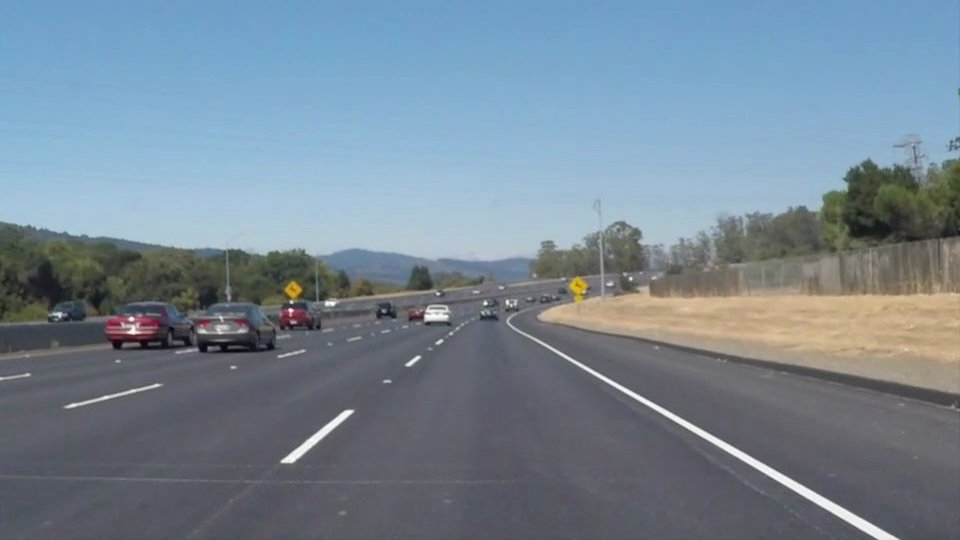
#> input picture M6 - Computer Vision/D10/test_images/solidWhiteCurve.jpg, 960 x 540 px
$ python 'test - Longer view frame.py'
#> lines starting #> are read from the running program, lines starting #| are printed output that depends on the picture; after the words box and inside, x2 and y2 are one past the last pixel; in counts of white or black regions, pixels touching at a corner belong together
import cv2
import numpy as np

path = '/solidWhiteCurve.jpg'

GREEN = (0, 255, 0)
kernel = np.ones((3, 3), np.uint8)

def get_image(path):
#> called with path = '/solidWhiteCurve.jpg'
    image_dir = 'test_images'
    image = cv2.imread(image_dir + path)
#> image is the input picture: shape (540, 960, 3); mean B, G, R 148.1, 134.5, 118.5
    return image

test_image = get_image(path)
test_image_copy = test_image.copy()

blurred = cv2.GaussianBlur(test_image, (3, 3), 1)

width = test_image_copy[:, 280:750]

gray_image = cv2.cvtColor(blurred, cv2.COLOR_BGR2GRAY)
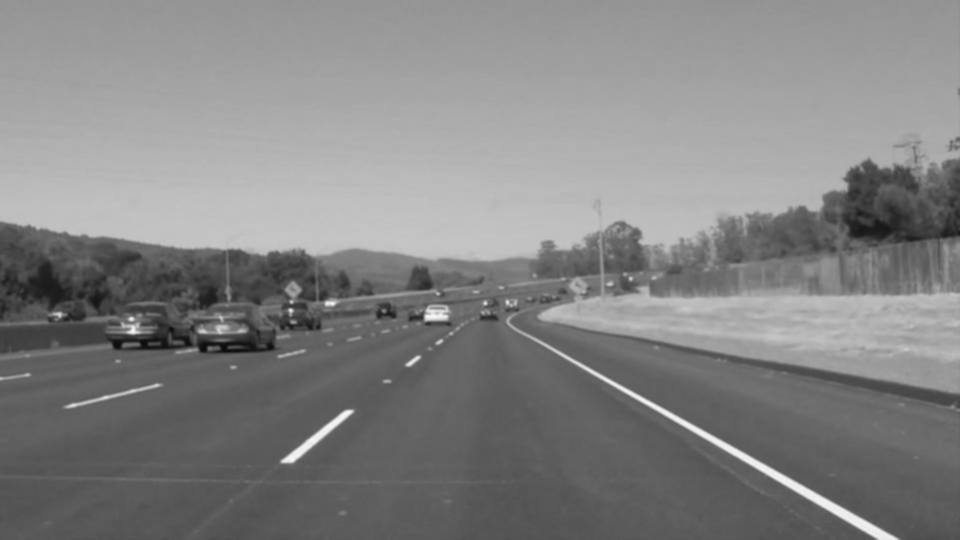
#> gray_image: shape (540, 960); min 10, max 250, mean 131.3
inv_gray_image = ~gray_image
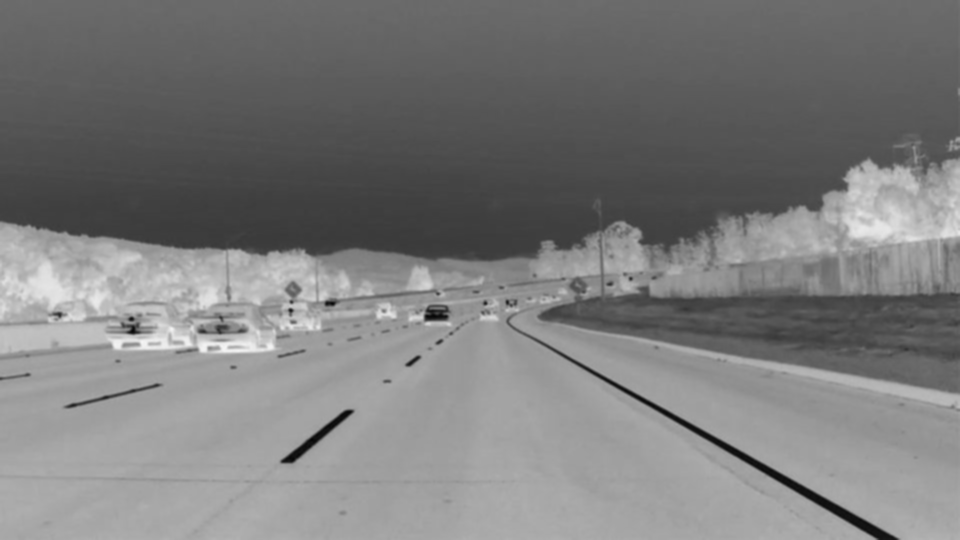
#> inv_gray_image: shape (540, 960); min 5, max 245, mean 123.7
#image_enhanced = cv2.equalizeHist(inv_gray_image)

cropped = inv_gray_image[:, 280:750]
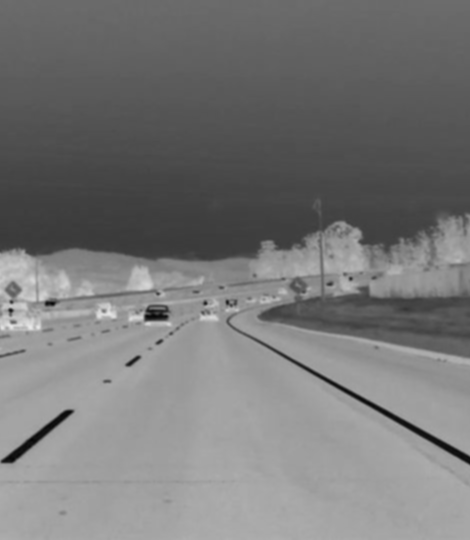
#> cropped: shape (540, 470); min 5, max 234, mean 119.6
cropped_colour = test_image_copy[:, 280:750]

thresh_hold_image = cv2.adaptiveThreshold(inv_gray_image, 200, cv2.ADAPTIVE_THRESH_MEAN_C, cv2.THRESH_BINARY_INV, 7, 10)
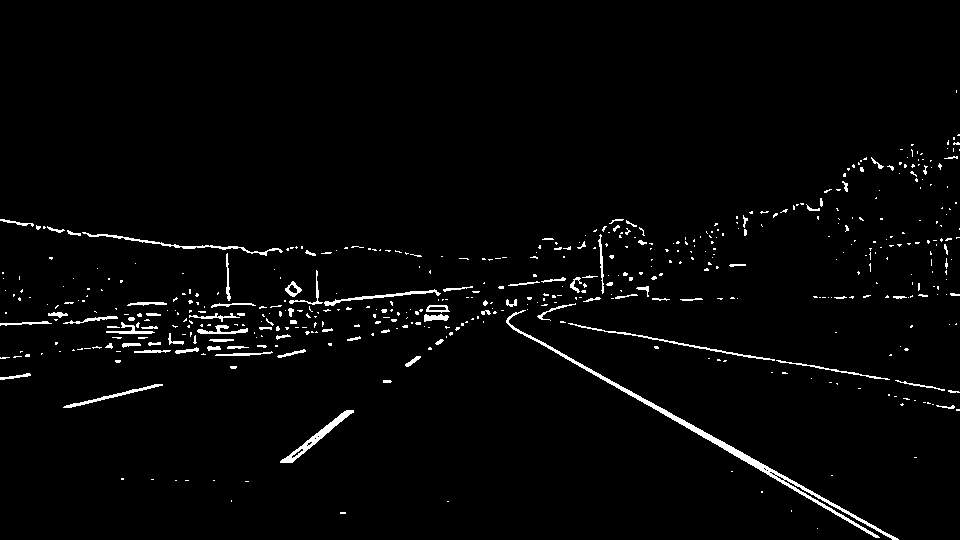
#> thresh_hold_image: shape (540, 960); values 0 (black) and 200 (white), 2.3% white in thin lines or dots, all inside (x1, y1, x2, y2) = (0, 90, 960, 540)

closed = cv2.morphologyEx(thresh_hold_image, cv2.MORPH_OPEN, kernel)
#> closed: shape (540, 960); values 0 (black) and 200 (white), 1.2% white; 193 white regions (137 under 20 px), largest, box (x1, y1, x2, y2) and area: (555, 350, 811, 499) 1439, (281, 410, 354, 463) 544, (66, 389, 138, 408) 231
dilated = cv2.dilate(closed, kernel, iterations=2)
#> dilated: shape (540, 960); values 0 (black) and 200 (white), 3.6% white; 115 white regions, largest, box (x1, y1, x2, y2) and area: (539, 340, 900, 540) 4560, (279, 408, 356, 465) 1106, (64, 382, 161, 410) 778
cannyed = cv2.Canny(dilated, 100, 200)
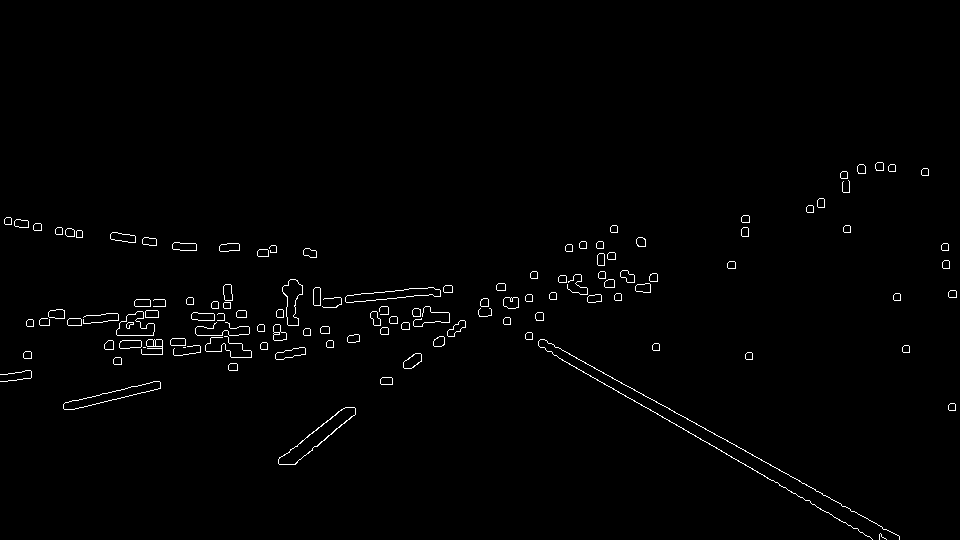
#> cannyed: shape (540, 960); 1.1% white in thin lines or dots, all inside (x1, y1, x2, y2) = (0, 162, 957, 540)
#----------------------------------------------------------------
print(cannyed.shape)
#| (540, 960)

cannyed_crop = cannyed[:, 280:750]
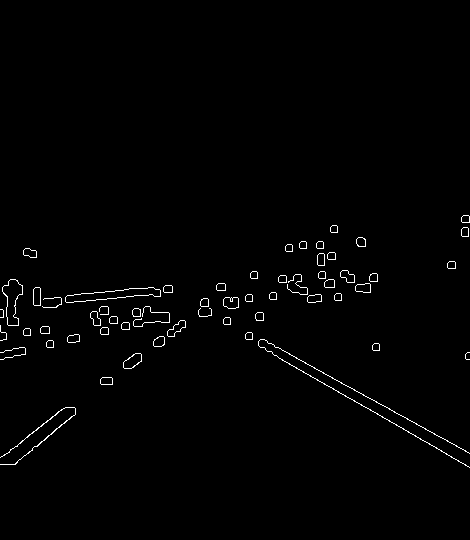
#> cannyed_crop: shape (540, 470); 1.1% white in thin lines or dots, all inside (x1, y1, x2, y2) = (0, 215, 470, 468)
my_cropped_colour = test_image_copy[:, 280:750]
#----------------------------------------------------------------
contours, h = cv2.findContours(cannyed_crop, cv2.RETR_EXTERNAL, cv2.CHAIN_APPROX_SIMPLE)
#> contours = 57 contours, 9 with area under 20; largest, box (x1, y1, x2, y2) and area: (65, 287, 161, 303) 683, (2, 279, 23, 326) 522, (123, 353, 142, 369) 180, (223, 297, 239, 309) 150, (167, 320, 186, 337) 137; h = 57 rows, first 6: [1, -1, -1, -1], [2, 0, -1, -1], [3, 1, -1, -1], [4, 2, -1, -1], [5, 3, -1, -1], [6, 4, -1, -1]
contours_sorted = sorted(contours, key=cv2.contourArea, reverse=True)
#> contours_sorted has the same summary as contours
contours_drawn = cv2.drawContours(my_cropped_colour, contours_sorted, -1, GREEN, 4, cv2.LINE_8)
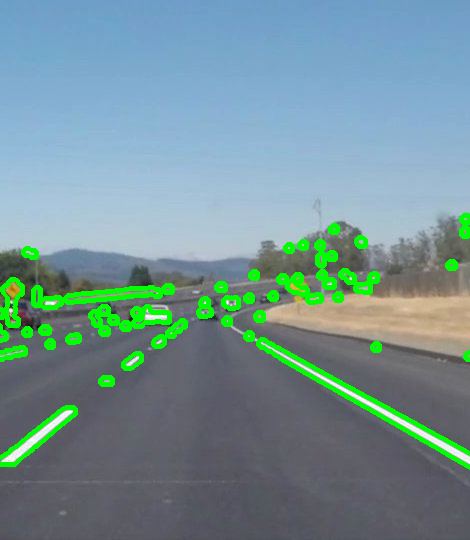
#> contours_drawn: shape (540, 470, 3); mean B, G, R 148.9, 146.1, 116.4

canvas = np.zeros(my_cropped_colour.shape)


cv2.imshow('test', blurred)
cv2.waitKey()
cv2.destroyAllWindows()


# [23 lines of commented-out code are left out]

$ run again, with M6 - Computer Vision/D10/test_images/solidWhiteRight.jpg copied over M6 - Computer Vision/D10/test_images/solidWhiteCurve.jpg
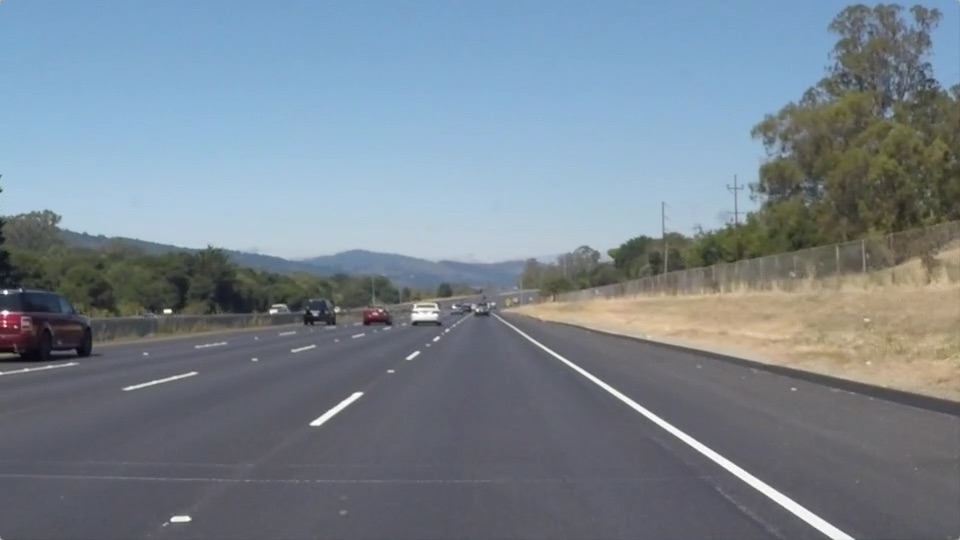
#> input picture M6 - Computer Vision/D10/test_images/solidWhiteRight.jpg, 960 x 540 px
#> in get_image, image is the input picture: shape (540, 960, 3); mean B, G, R 143.7, 132.6, 120.3
#> `thresh_hold_image = cv2.adaptiveThreshold(inv_gray_image, 200, cv2.ADA..`:
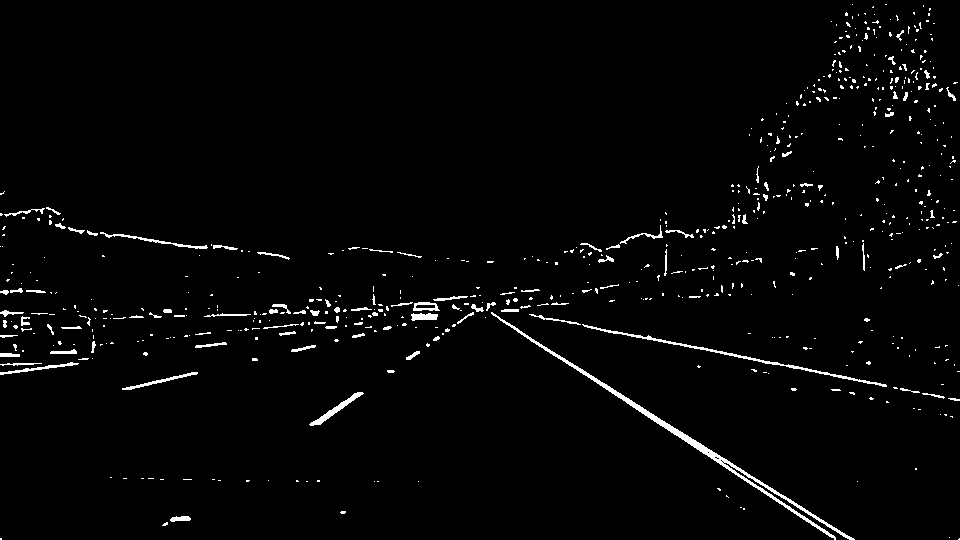
#> thresh_hold_image: shape (540, 960); values 0 (black) and 200 (white), 2.2% white in thin lines or dots
#> closed: shape (540, 960); values 0 (black) and 200 (white), 1% white; 187 white regions (139 under 20 px), largest, box (x1, y1, x2, y2) and area: (544, 347, 751, 478) 1187, (310, 392, 363, 426) 321, (785, 505, 834, 538) 167
#> dilated: shape (540, 960); values 0 (black) and 200 (white), 3.1% white; 113 white regions (1 under 20 px), largest, box (x1, y1, x2, y2) and area: (529, 337, 856, 540) 4356, (308, 390, 365, 428) 685, (410, 300, 440, 323) 594
#> cannyed: shape (540, 960); 0.97% white in thin lines or dots
#| (540, 960)
#> cannyed_crop: shape (540, 470); 0.9% white in thin lines or dots, all inside (x1, y1, x2, y2) = (0, 212, 470, 516)
#> contours = 49 contours, 15 with area under 20; largest, box (x1, y1, x2, y2) and area: (27, 389, 85, 428) 698, (189, 299, 217, 314) 234, (9, 342, 37, 354) 200, (123, 348, 142, 362) 161, (316, 254, 336, 264) 144; h = 49 rows, first 6: [1, -1, -1, -1], [2, 0, -1, -1], [3, 1, -1, -1], [4, 2, -1, -1], [5, 3, -1, -1], [6, 4, -1, -1]
#> contours_sorted has the same summary as contours
#> `contours_drawn = cv2.drawContours(my_cropped_colour, contours_sorted, ..`:
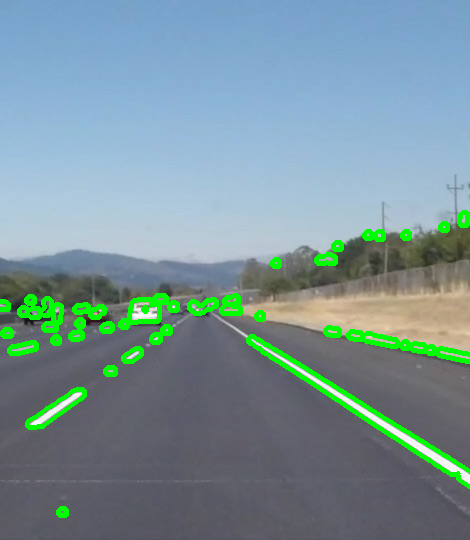
#> contours_drawn: shape (540, 470, 3); mean B, G, R 152.2, 147.1, 121.3

$ run again, with M6 - Computer Vision/D10/test_images/solidYellowCurve.jpg copied over M6 - Computer Vision/D10/test_images/solidWhiteCurve.jpg
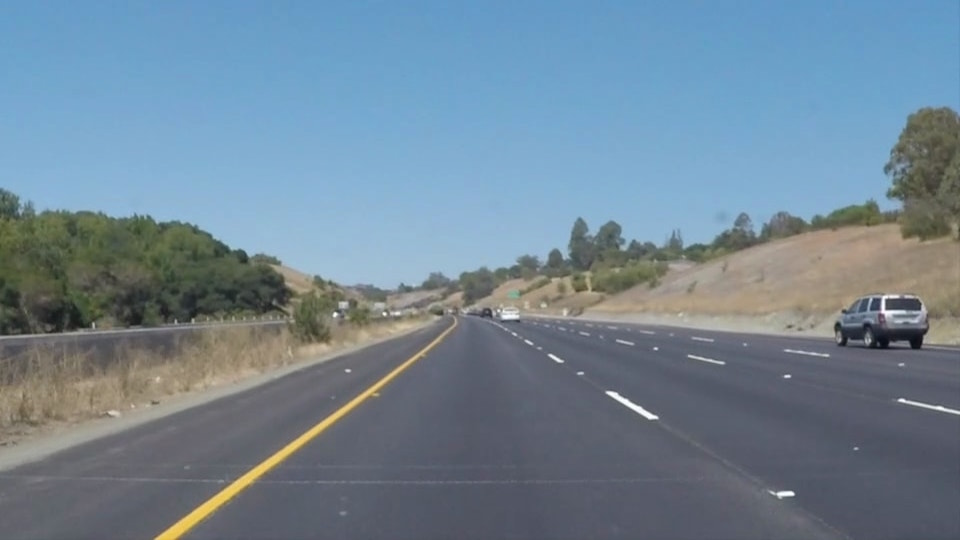
#> input picture M6 - Computer Vision/D10/test_images/solidYellowCurve.jpg, 960 x 540 px
#> in get_image, image is the input picture: shape (540, 960, 3); mean B, G, R 149, 133.4, 113
#> `thresh_hold_image = cv2.adaptiveThreshold(inv_gray_image, 200, cv2.ADA..`:
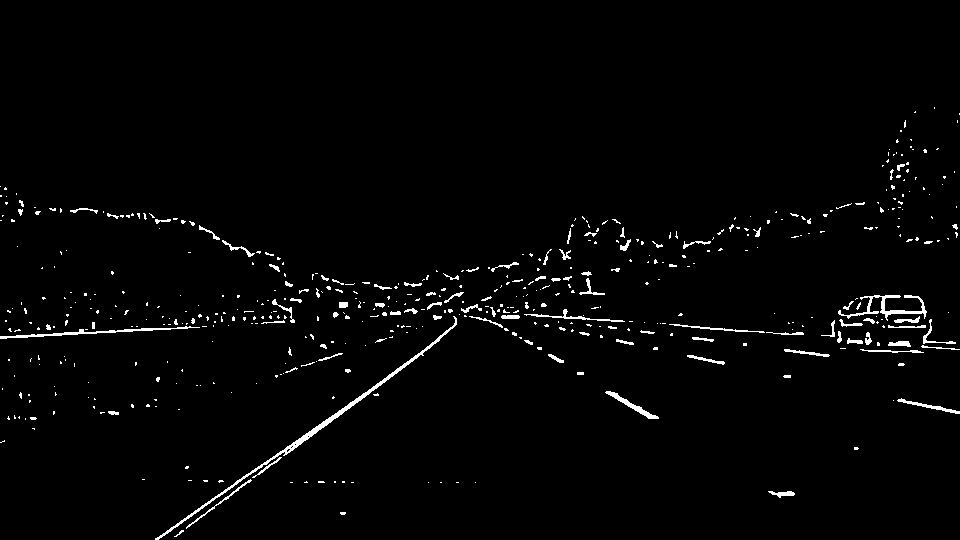
#> thresh_hold_image: shape (540, 960); values 0 (black) and 200 (white), 1.9% white in thin lines or dots, all inside (x1, y1, x2, y2) = (0, 107, 960, 540)
#> closed: shape (540, 960); values 0 (black) and 200 (white), 0.83% white; 166 white regions (116 under 20 px), largest, box (x1, y1, x2, y2) and area: (284, 355, 418, 452) 676, (881, 295, 926, 317) 276, (606, 391, 658, 419) 271
#> dilated: shape (540, 960); values 0 (black) and 200 (white), 2.7% white; 119 white regions, largest, box (x1, y1, x2, y2) and area: (282, 344, 432, 454) 1718, (851, 293, 928, 330) 1450, (604, 389, 660, 421) 607
#> cannyed: shape (540, 960); 0.95% white in thin lines or dots, all inside (x1, y1, x2, y2) = (0, 147, 960, 540)
#| (540, 960)
#> cannyed_crop: shape (540, 470); 0.98% white in thin lines or dots, all inside (x1, y1, x2, y2) = (0, 230, 469, 517)
#> contours = 60 contours, 4 with area under 20; largest, box (x1, y1, x2, y2) and area: (1, 343, 152, 454) 1764, (323, 388, 380, 421) 613, (406, 352, 446, 366) 289, (300, 269, 319, 297) 256, (50, 299, 70, 319) 204; h = 60 rows, first 6: [1, -1, -1, -1], [2, 0, -1, -1], [3, 1, -1, -1], [4, 2, -1, -1], [5, 3, -1, -1], [6, 4, -1, -1]
#> contours_sorted has the same summary as contours
#> `contours_drawn = cv2.drawContours(my_cropped_colour, contours_sorted, ..`:
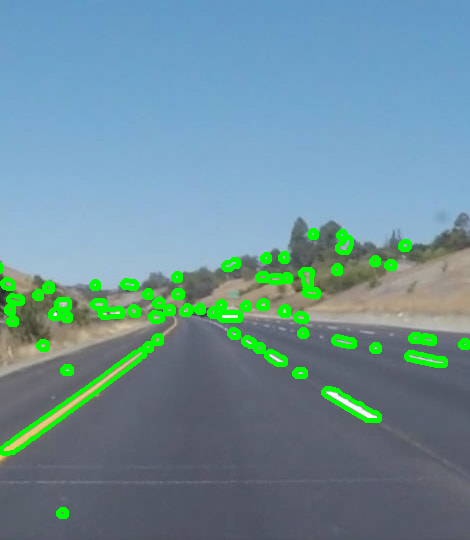
#> contours_drawn: shape (540, 470, 3); mean B, G, R 151.6, 143.2, 108.9

$ run again, with M6 - Computer Vision/D10/test_images/solidYellowCurve2.jpg copied over M6 - Computer Vision/D10/test_images/solidWhiteCurve.jpg
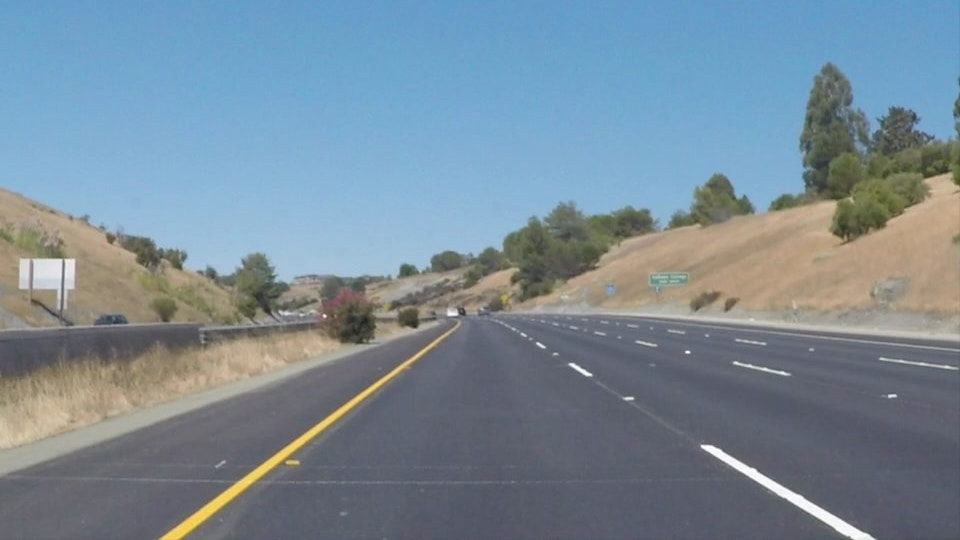
#> input picture M6 - Computer Vision/D10/test_images/solidYellowCurve2.jpg, 960 x 540 px
#> in get_image, image is the input picture: shape (540, 960, 3); mean B, G, R 151.5, 138.6, 120.7
#> thresh_hold_image: shape (540, 960); values 0 (black) and 200 (white), 2.3% white in thin lines or dots, all inside (x1, y1, x2, y2) = (0, 73, 960, 540)
#> closed: shape (540, 960); values 0 (black) and 200 (white), 1% white; 202 white regions (150 under 20 px), largest, box (x1, y1, x2, y2) and area: (285, 349, 426, 452) 762, (701, 445, 756, 475) 346, (703, 317, 748, 324) 138
#> dilated: shape (540, 960); values 0 (black) and 200 (white), 3.3% white; 123 white regions, largest, box (x1, y1, x2, y2) and area: (699, 443, 877, 540) 2504, (282, 337, 441, 458) 1913, (665, 313, 782, 329) 863
#> cannyed: shape (540, 960); 1.1% white in thin lines or dots, all inside (x1, y1, x2, y2) = (16, 109, 960, 540)
#| (540, 960)
#> cannyed_crop: shape (540, 470); 1.1% white in thin lines or dots, all inside (x1, y1, x2, y2) = (0, 192, 470, 517)
#> contours = 70 contours, 14 with area under 20; largest, box (x1, y1, x2, y2) and area: (1, 336, 161, 458) 1967, (92, 303, 131, 319) 298, (286, 360, 314, 378) 253, (217, 265, 241, 276) 169, (351, 310, 370, 318) 123; h = 70 rows, first 6: [1, -1, -1, -1], [2, 0, -1, -1], [3, 1, -1, -1], [4, 2, -1, -1], [5, 3, -1, -1], [6, 4, -1, -1]
#> contours_sorted has the same summary as contours
#> `contours_drawn = cv2.drawContours(my_cropped_colour, contours_sorted, ..`:
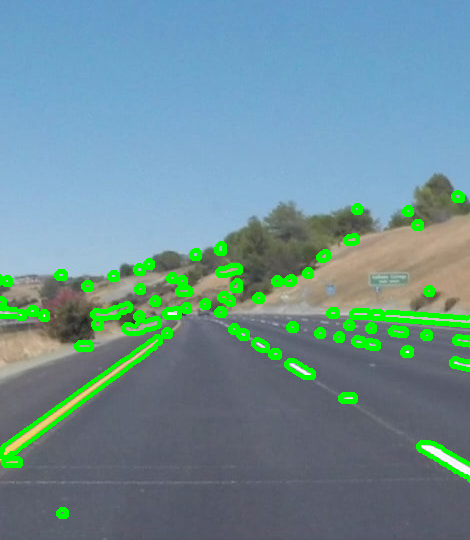
#> contours_drawn: shape (540, 470, 3); mean B, G, R 148.3, 143.5, 109.2
